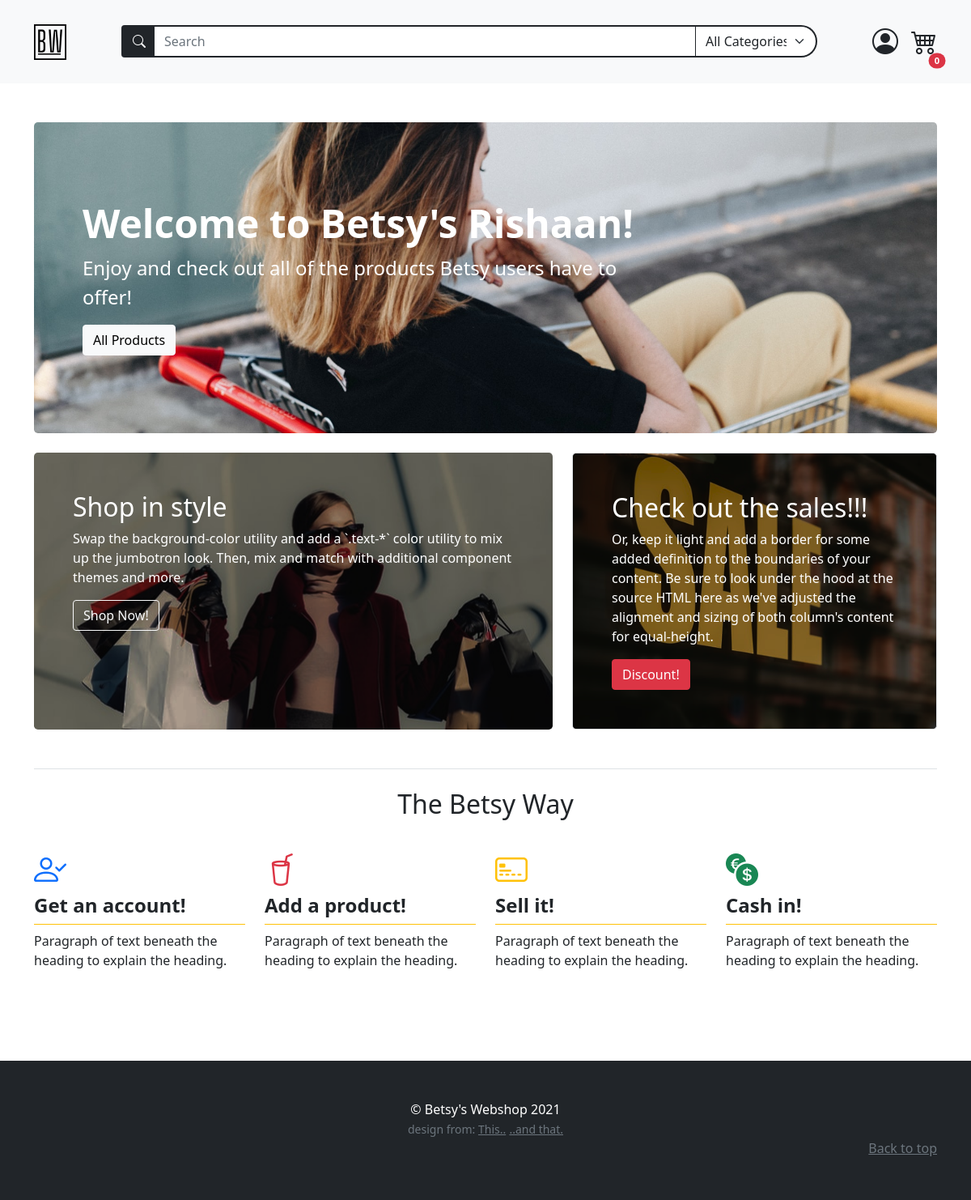
The page /home (signed in) on the database as committed earlier.
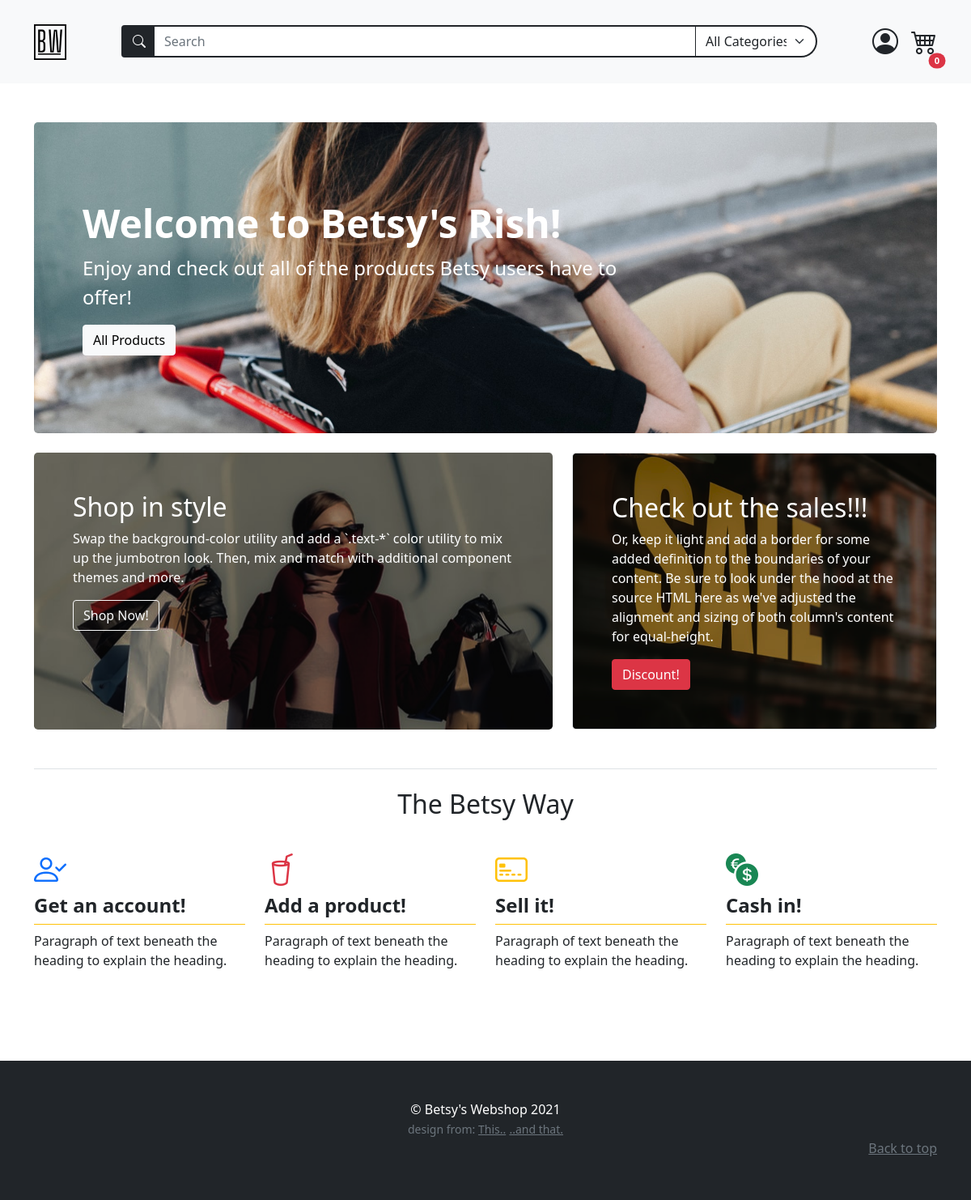
The same page on the database as committed later.
### models.py (models this page shows)
class BaseModel(db_wrapper.Model):
    class Meta:
        database = db

class User(BaseModel, UserMixin):
    first_name = CharField(index=True, max_length=30, null=True, default="")
    last_name = CharField(max_length=120, null=True, default="")
    address = CharField(max_length=200, null=True, default="")
    city = CharField(max_length=50, null=True, default="")
    country = CharField(max_length=50, null=True)
    cc_number = IntegerField(null=True, default="")
    username = CharField(index=True, max_length=30, unique=True)
    email = CharField(index=True, max_length=50, unique=True)
    password = CharField(max_length=20)
    profile_pic = CharField(null=True, default="default_user.jpg")

### routes.py (the view)
@app.route("/", methods=["GET", "POST"])
@app.route("/home", methods=["GET", "POST"])
def home():
    login_form = LoginForm(prefix="login_form")
    register_form = RegistrationForm(prefix="register_form")
    search_form = SearchForm(prefix="search_form")
    search_form.search_tag.choices = get_alpha_tag_names()
    return render_template(
        "index.html",
        title="Home",
        login_form=login_form,
        register_form=register_form,
        search_form=search_form,
        all_products=Product.select(),
    )

### forms.py (shortened to what this page needs)
class LoginForm(FlaskForm):
    email = StringField(
        "Email", validators=[InputRequired(), Length(min=2, max=50), Email()]
    )
    password = PasswordField("Your Password", validators=[InputRequired()])
    login = SubmitField("Login!")

class RegistrationForm(FlaskForm):
    username = StringField(
        "Username",
        validators=[InputRequired(), Length(min=2, max=30)],
    )
    email = StringField(
        "Email", validators=[InputRequired(), Length(min=5, max=50), Email()]
    )
    password = PasswordField(
        "Set Password",
        validators=[
            InputRequired(),
            EqualTo(
                "password_confirm", message="Password must be identical in both inputs"
            ),
            Length(min=5, max=20),
        ],
    )
    password_confirm = PasswordField("Confirm Password", validators=[InputRequired()])
    submit = SubmitField("Sign Up")

### main.py (called while the page is built)
def get_alpha_tag_names() -> tuple[
    Tag
]:  # deze kan mss weg of in de form zelf zetten, tags zijn statisch nu
    tags = Tag.select().order_by(Tag.name)
    tag_list = [(tag.name, tag.name) for tag in tags]
    tag_list.insert(0, ("All", "All Categories"))
    return tag_list

### routes.py (called while the page is built)
@login_manager.user_loader
def load_user(user_id):
    return User.get_by_id(user_id)

### templates/index.html (shortened to what this page needs)
{% extends "base.html" %} {% block content %}
<div class="container py-5">
  {% if current_user.is_authenticated %}
  <div class="p-5 mb-4 bg-dark rounded-3 index-banner-logged-in banner">
    <div class="container-fluid py-5">
      <h1 class="display-5 fw-bold text-white">
        Welcome to Betsy's {{current_user.first_name }}!
      </h1>
      <p class="col-md-8 fs-4 text-white">
        Enjoy and check out all of the products Betsy users have to offer!
      </p>
      <a
        href="{{url_for('search_results', search_term='All', search_tag='All')}}"
        role="button"
        class="btn btn-light"
        type="button"
        >All Products</a
      >
    </div>
  </div>
  {% endif %}
  <div class="row">
    <div class="col-md-7 mb-4">
      <div
        class="
          h-100
          p-5
          text-white
          bg-dark
          rounded-3
          shop-in-style-banner
          banner
        "
      >
        <h2>Shop in style</h2>
        <p>
          Swap the background-color utility and add a `.text-*` color utility to
          mix up the jumbotron look. Then, mix and match with additional
          component themes and more.
        </p>
        <a
          href="{{url_for('search_results', search_term='All', search_tag='All')}}"
          role="button"
          class="btn btn-outline-light"
          type="button"
          >Shop Now!</a
        >
      </div>
    </div>
    <div class="col-md-5 mb-4">
      <div
        class="
          h-100
          p-5
          text-white
          bg-light
          border
          rounded-3
          sale-banner
          banner
        "
      >
        <h2>Check out the sales!!!</h2>
        <p>
          Or, keep it light and add a border for some added definition to the
          boundaries of your content. Be sure to look under the hood at the
          source HTML here as we've adjusted the alignment and sizing of both
          column's content for equal-height.
        </p>
        <a
          href="{{url_for('search_results', search_term='All', search_tag='All')}}"
          role="button"
          class="btn btn-danger text-white"
          type="button"
          >Discount!</a
        >
      </div>
    </div>
  </div>
  <h2 class="border-top py-4 mt-4 text-center">The Betsy Way</h2>
  <div
    class="
      d-flex
      align-items-baseline
      row row-cols-1 row-cols-sm-2 row-cols-md-3 row-cols-lg-4
      g-4
      pb-5
    "
  >
    <div class="col">
      <i class="bi bi-person-check fs-1 text-primary"></i>
      <div>
        <h4 class="fw-bold mb-2 pb-2 border-bottom border-warning">
          Get an account!
        </h4>
        <p>Paragraph of text beneath the heading to explain the heading.</p>
      </div>
    </div>
    <div class="col">
      <i class="bi bi-cup-straw fs-1 text-danger"></i>
      <div>
        <h4 class="fw-bold mb-2 pb-2 border-bottom border-warning">
          Add a product!
        </h4>
        <p>Paragraph of text beneath the heading to explain the heading.</p>
      </div>
    </div>
    <div class="col">
      <i class="bi bi-credit-card-2-front fs-1 text-warning"></i>
      <div>
        <h4 class="fw-bold mb-2 pb-2 border-bottom border-warning">Sell it!</h4>
        <p>Paragraph of text beneath the heading to explain the heading.</p>
      </div>
    </div>
    <div class="col">
      <i class="bi bi-currency-exchange fs-1 text-success"></i>
      <div>
        <h4 class="fw-bold mb-2 pb-2 border-bottom border-warning">Cash in!</h4>
        <p>Paragraph of text beneath the heading to explain the heading.</p>
      </div>
    </div>
  </div>
</div>
{% endblock content %}

### templates/base.html (shortened to what this page needs)
<!DOCTYPE html>
<html lang="en" class="h-100">
  <head>
    <link
      href="https://cdn.jsdelivr.net/npm/bootstrap@5.0.2/dist/css/bootstrap.min.css"
      rel="stylesheet"
    />
    <link
      href="{{url_for('static', filename='styles.css')}}"
      rel="stylesheet"
    />
    <link
      href="https://cdn.jsdelivr.net/npm/bootstrap-icons@1.5.0/font/bootstrap-icons.css"
      rel="stylesheet"
    />
  </head>
  <body class="d-flex flex-column h-100">
    {% include "navbar.html" %}
    <main>
       {% block content%} {% endblock content %}
    </main>
    {% include "footer.html" %}
  </body>
</html>

### templates/navbar.html (shortened to what this page needs)
<nav
  class="navbar navbar-expand-md navbar-light bg-light sticky-top"
>
  <div class="container py-3">
    <a class="navbar-brand" href="{{url_for('home') }}"
      ><img
        src="{{url_for('static', filename='assets/brand.svg')}}"
        alt=""
        width="40"
        class="d-inline-block align-text-top"
    /></a>
    {% include "searchbar.html" %}
        <ul class="nav">
        {% if current_user.is_authenticated %}
        <li class="nav-item dropdown position-relative">
          <div class="profile-icon-container" id="navbarDropdown" data-bs-toggle="dropdown" aria-expanded="false" >
                <i class="bi bi-person-circle mx-3 profile-icon"></i>
          </div>
        </li>
        <li class="d-flex cart-icon position-relative" type="button" data-bs-toggle="offcanvas" data-bs-target="#offcanvasCart" aria-controls="offcanvasCart" >
          <i class="bi bi-cart4" style="font-size: 2rem;"></i>
          <span class="position-absolute top-100 start-100 translate-middle badge rounded-pill bg-danger" style="font-size: .7rem;">{{session['cart'] | length}}</span>
        </li>
        {% endif %}
      </ul>
    </div>
</nav>

### templates/searchbar.html (shortened to what this page needs)
<form
  style="max-width: 860px"
  action="{{url_for('search')}}"
  method="POST"
  class="px-0 mt-2 mt-md-0 order-last order-md-0 flex-grow-1 "
>
  <div class="input-group">
    <span
      class="input-group-text bg-dark border border-2 border-dark border-end-0"
      id="searchIconBackground"
    >
      <i class="bi bi-search" style="color: white">
      </i>
    </span>
    {{search_form.search_term(class="position-relative form-control rounded-0
    btn-dark bg-white text-dark border-2 border-start-0",
    placeholder="Search")}}
    {{search_form.search_tag(id="categorySelect", class="form-select rounded-0
    border-end-3 btn-light bg-white text-dark border border-dark border-2
    border-start-0", style="max-width:150px")}}
  </div>
</form>

### templates/footer.html
<footer class="py-5 bg-dark footer mt-auto">
  <div class="container text-center">
    <p class="m-0 text-white">&copy; Betsy's Webshop 2021</p>
    <small class="text-muted">design from: </small>
    <small class="text-muted"
      ><a
        class="text-muted"
        href="https://startbootstrap.com/template/shop-homepage"
        >This..</a
      ></small
    >
    <small class="text-muted"
      ><a class="text-muted" href="https://getbootstrap.com/docs/5.0/examples/"
        >..and that.</a
      ></small
    >
    <p class="mb-1 text-end">
      <a href="#" class="text-muted">Back to top</a>
    </p>
  </div>
</footer>

### static/styles.css (style rules this page uses)
.profile-icon-container { transition: 0.2s transform ease-in; }
.profile-icon { font-size: 2rem; }
.cart-icon { transition: 0.2s transform ease-in; }
#categorySelect { border-top-right-radius: 25px !important ; border-bottom-right-radius: 25px !important ; }
.banner { background-repeat: no-repeat; background-size: cover; }
.shop-in-style-banner { background-image: url("../static/assets/shopinstyle.png"); background-position: center center; }
.sale-banner { background-image: url("../static/assets/sale.png"); background-position: bottom center; }
.index-banner-logged-in { background-image: url("../static/assets/index-banner-logged-in.jpg"); background-position: center center; }

Rows that differ between the two databases and show on the page:
changed User: first_name "Rishaan" → "Rish"
